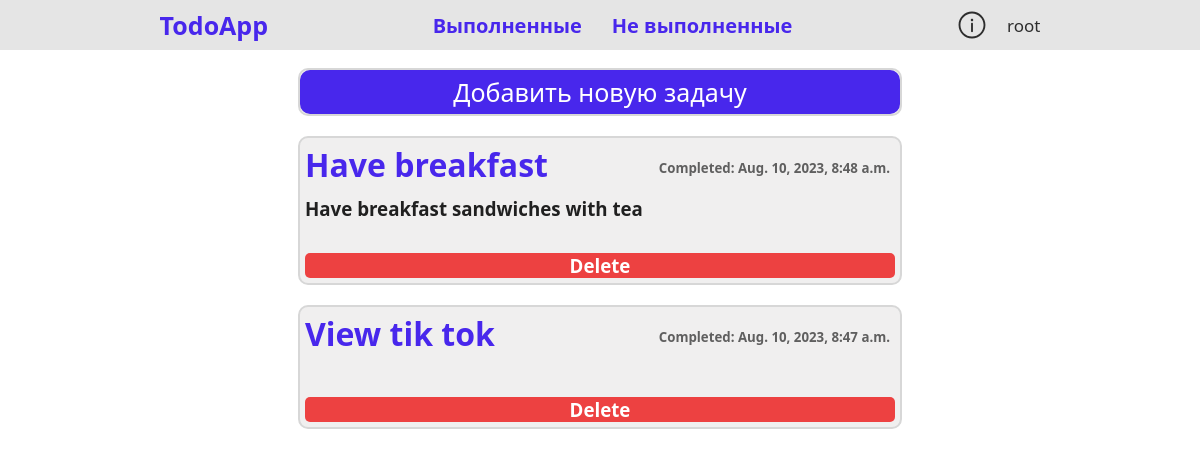
The app's page /completed/ (signed in), older data.
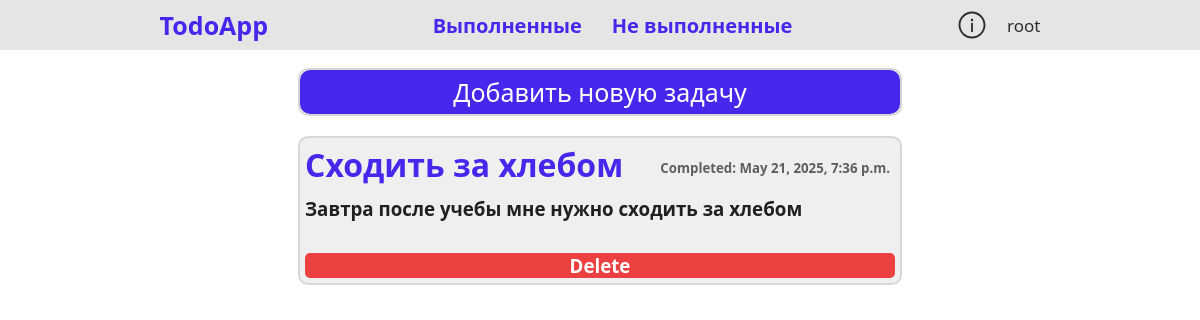
The same page, newer data.
### TodoApp/models.py (models this page shows)
class Tasks(models.Model):
    user = models.ForeignKey(User, on_delete=models.SET_NULL, null=True, blank=True)
    title = models.TextField(max_length=255)
    content = models.TextField(max_length=255, blank=True, null=True)
    time_create = models.DateTimeField(auto_now_add=True)
    time_update = models.DateTimeField(auto_now=True)
    completed = models.BooleanField(default=0)

### TodoApp/views.py (the view)
# urls.py: path('completed/', Completed.as_view(), name='completed'),
class Completed(LoginRequiredMixin, ListView):
    template_name = 'TodoApp/completed.html'
    model = Tasks
    login_url = 'login'
    def get_context_data(self, **kwargs):
        context = super().get_context_data(**kwargs)
        c_def = {"title": "Completed", "tasks": self.get_queryset(), 'header_select': 1}
        return dict(list(context.items()) + list(c_def.items()))
    def get_queryset(self):
        tasks = Tasks.objects.filter(user=self.request.user.id, completed=1)[::-1]
        return tasks

### TodoApp/templates/TodoApp/completed.html
{% extends 'TodoApp/base.html' %}
{% block content %}
<div class="content">
    <a href='{% url "add_task"%}' class="add_task">Добавить новую задачу</a>
</div>
{% for task in tasks %}
<div class="content">
    <div style="display: flex; flex-flow: row nowrap;">
        <div style='flex-grow: 3;'><h1 class="task_title">{{task.title}}</h1></div>
        <div style="flex-grow: 1;"><h5 class="task_time">Completed: {{task.time_update}}</h5></div>
    </div>
    <h3 class="task_content">{{task.content}}</h3>
    <br>
    <div class="task_buttns">
        <div style="flex-grow: 1;"><a onclick="task_delete({{task.pk}})" style="text-decoration: none;"><h3 class="task_delete">Delete</h3></a></div>
    </div>
</div>
{% endfor %}
{% endblock %}

### TodoApp/templates/TodoApp/base.html (shortened to what this page needs)
{% load static %}
<!DOCTYPE html>
<html>
<head>
    <link rel="stylesheet" href="{% static 'TodoApp/css/styles.css' %}" type="text/css">
    <link rel="stylesheet" href="{% static 'TodoApp/css/popup.css' %}" type="text/css">
</head>
<body>
<header class="base_header">
    <a class="home_button" href="{% url 'not_completed' %}">TodoApp</a>
    <div class="header_buttons">
        <a href="{% url 'completed' %}" class="header_buttons_button">Выполненные</a>
        <a href="{% url 'not_completed' %}" class="header_buttons_button">Не выполненные</a>
    </div>
    <div class="header_buttons">
        <img class="eye_ver" title="Информация" onclick="show_info()" alt="info-image" src="{% static 'TodoApp/svg/info.svg' %}">
        <div class="logout" onclick="logout()">{{user.username}}</div>
    </div>
</header>
<div class="pass_top"></div>
{% block content %}
{% endblock %}
</body>
</html>

### TodoApp/static/TodoApp/css/styles.css (style rules this page uses)
body { font-family: system-ui, sans-serif; }
a { text-decoration: none; }
h1 { margin: 0; }
.content { font-family: system-ui, sans-serif; height: 100%; width: 50vw; min-width: 320px; max-width: 1280px; margin: 0 auto; position: relative; background-color: #f0efef; display: flex; border-radius: 10px; margin-bottom: 20px; flex-direction: column; border: 2px solid #d7d7d7; }
.base_header { background-color: #e5e5e5; display: flex; position: fixed; margin: 0px; left: 0; right: 0; top: 0; z-index: 6; flex-direction: row; flex-wrap: nowrap; align-content: center; justify-content: space-evenly; align-items: center; height: 50px; }
.home_button, .home_button_log { color: #4827EC; font-size: 25px; font-weight: 700; text-decoration: none; transition: color 0.2s ease-in-out; }
.header_buttons { font-size: 20px; display: flex; flex-direction: row; gap: 20px; align-items: center; }
.header_buttons_button { color: #fff; font-size: 20px; text-decoration: none; background: #ff000000; color: #4827EC; padding: 5px; font-weight: 600; border-radius: 5px; transition: all 0.2s ease-in-out; }
.logout { font-size: 17px; font-weight: 500; cursor: pointer; opacity: 0.8; transition: all 0.2s ease-in-out; }
.pass_top { height: 60px; }
.eye_ver { height: 30px; cursor: pointer; opacity: 0.8; }
.add_task { background-color: #4827EC; text-align: center; border-radius: 10px; color: #fff; text-decoration: none; font-size: 25px; font-weight: 500; padding: 5px; }
.task_title { margin: 5px; color: #4827EC; cursor: default; }
.task_time { margin: 21px 10px 0 0; text-align: right; cursor: default; opacity: 0.6; transition: all 0.2s ease-in-out; }
.task_content { margin: 5px; color: #202020; }
.task_buttns { display: flex; flex-flow: row nowrap; border-radius: 5px; }
.task_delete { margin: 5px; text-align: center; background-color: #ed4141; color: #fff; border-radius: 5px; cursor: pointer; transition: all 0.2s ease-in-out; }

Row changes from the older to the newer data that the page shows:
removed Tasks: title "Have breakfast", time_update "Aug. 10, 2023, 8:48 a.m.", content "Have breakfast sandwiches with tea"
removed Tasks: title "View tik tok", time_update "Aug. 10, 2023, 8:47 a.m."
added Tasks: title "Сходить за хлебом", time_update "May 21, 2025, 7:36 p.m.", content "Завтра после учебы мне нужно сходить за хлебом"
